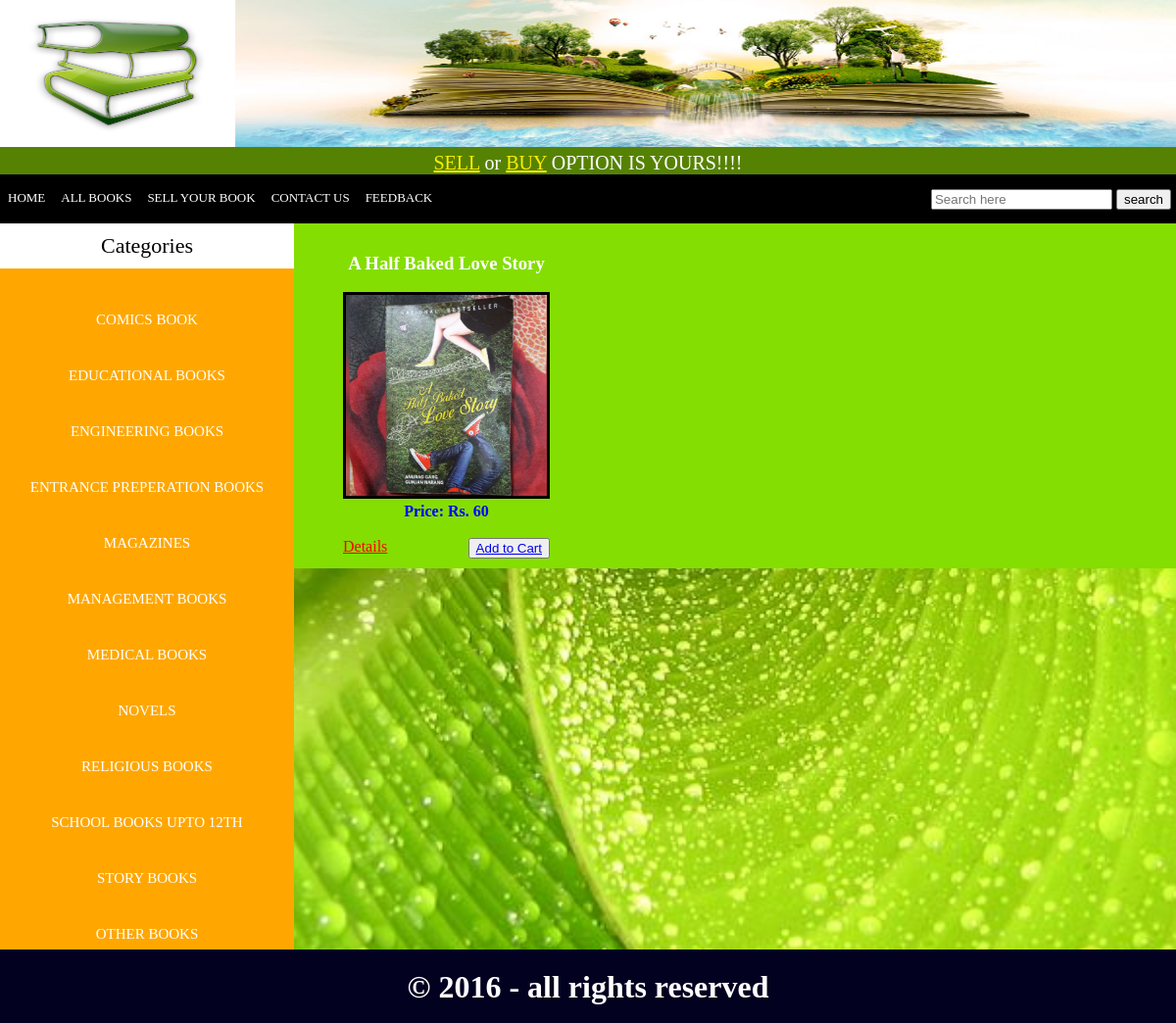
The page / on the database its author committed.
### tables this page shows
CREATE TABLE IF NOT EXISTS `categories` (
`cat_id` int(11) NOT NULL,
  `cat_title` text NOT NULL
);

CREATE TABLE IF NOT EXISTS `books` (
`book_id` int(11) NOT NULL,
  `cat_id` int(11) NOT NULL,
  `date` date NOT NULL,
  `book_title` text NOT NULL,
  `book_author` text NOT NULL,
  `book_cost` int(11) NOT NULL,
  `book_img1` text NOT NULL,
  `book_img2` text NOT NULL,
  `book_desc` text NOT NULL,
  `book_keywords` text NOT NULL
);

### functions/functions.php (the view, shortened to what this page needs)
<?php
$db = mysqli_connect("localhost","root","","bookabook");
function getBooks()
{
	global $db;
	    if(!isset($_GET['cat'])){
				$get_books="select * from books order by rand() LIMIT 0,6";
				$run_books= mysqli_query($db, $get_books);
				while($row_books=mysqli_fetch_array($run_books))
				{
					$book_id = $row_books['book_id'];
					$book_title = $row_books['book_title'];
					$book_cost = $row_books['book_cost'];
					$book_image = $row_books['book_img1'];
				    echo "
				    <div id='single_product'>
				       <h3 style='color:white; text-decoration:none;'>$book_title</h3></br>
				    <img src='images/$book_image' width='205px' height='205px'/></br>
				    <p><b>Price: Rs. $book_cost </b></p><br>
					<a href=details.php?book_id=$book_id style='float:left; color: red;'>Details</a>
					<a href=index.php?add_cart=$book_id><button style='float:right; text-decoration:none color: green;'>Add to Cart</a>
					</div>
					";
			}
		}
	}
function getCats(){
			  global $db;
			   $get_cats = "select * from categories ";
			   $run_cats = mysqli_query($db, $get_cats);
			   while($row_cats = mysqli_fetch_array($run_cats))
			   {
			   $cat_id= $row_cats['cat_id'];
			   $cat_title=$row_cats['cat_title'];
			   echo " <li></br></br><a href='index.php?cat=$cat_id'>$cat_title</a></li>";
			   }
}
?>

### index.php (shortened to what this page needs)
<?php
include("functions/functions.php");
?>
<!DOCTYPE HTML>
<html>
<head>
<link rel="stylesheet" type="text/css" href="styles/style.css" media="all"/>
</head>
<body>
<div class="main_wrapper">
        <div class="header_wrapper">
	    <a href="index.php"><img id="img1" src="book1.png"></a>
		<img id="img2" src="book2.jpg">
		</div>
	   <div id="slim">
	  <marquee behavior="alternate" style="color:white;"> <a href="login.php" style="color:#FDEE00;">SELL</a> or <a href="all_books.php" style="color:#FDEE00;">BUY</a> OPTION IS YOURS!!!!</marquee>
	   </div>
		<div id="navbar">
		<ul id="menu">
		<li><a href="index.php"> HOME</a></li>
		<li><a href="all_books.php">ALL BOOKS</a></li>
		<li><a href="login.php">SELL YOUR BOOK</a></li>
		<li><a href="contact.php">CONTACT US</a></li>
		<li><a href="feed.php">FEEDBACK</a></li>
		</ul>
		<div id="form">
		<form action="results.php" method="get" enctype="multipart/form-data">
		<input type="text" name="user_query" placeholder="Search here"/>
		<input type="submit" name="search" value="search"/>
		</form>
		</div>
		</div>
        <div class="content_wrapper">
		    <div id="left_sidebar">
			   <div id="sidebar_title" align="center">Categories</div>
			   <ul id="cats">
			   <?php getCats(); ?>
			   </ul>
			</div>
			<div id="right_content">
			  <div id="products_box">
			    <?php
				getBooks();
				?>
			  </div>
			</div>
		</div>
		<div class="footer">
          <h1 style="color:white; padding-top:20px; text-decoration:none; text-align:center; ">&copy; 2016 - all rights reserved</h1>
 </div>
</div>
</body>
</html>

### styles/style.css (style rules this page uses)
html, body, div, span, applet, object, iframe, h1, h2, h3, h4, h5, h6, p, blockquote, pre, a, abbr, acronym, address, big, cite, code, del, dfn, em, img, ins, kbd, q, s, samp, small, strike, strong, sub, sup, tt, var, b, u, i, center, dl, dt, dd, ol, ul, li, fieldset, form, label, legend, table, caption, tbody, tfoot, thead, tr, th, td, article, aside, canvas, details, embed, figure, figcaption, footer, header, hgroup, menu, nav, output, ruby, section, summary, time, mark, audio, video { margin: 0; padding: 0; border: 0; vertical-align: baseline; }
body { background-image: url('tabz.jpg'); }
.main_wrapper { width: 1200px; height: auto; margin: auto; }
.header_wrapper { width: 1200px; height: 150px; background-color:#fff; }
#img1 { height:100%; width:20%; }
#img2 { height:100%; width:80%; float:right; }
#navbar { width:1200px; height:50px; background-color:#000; color:#fff; }
#menu { padding:0; line-height:36px; margin-top:5px; float:left; }
#menu li { list-style:none; display:inline; float:left; }
#menu a { color:white; text-decoration:none; font-size:13px; margin:5px; padding:3px; }
#slim { text-align:center; font-size:20px; width:1200px; height:15px; background-color:#568203; color:white; padding-top:5px; padding-bottom:8px; }
#form { float:right; line-height:50px; padding-right:5px; }
.content_wrapper { width:1200px; height:auto; background-color:green; color: blue; }
#right_content { width:900px; float:right; background:#84DE02; }
#left_sidebar { width:300px; background-color:#FFA700; float:left; }
#sidebar_title { background-color:white; color: black; padding:10px; font-size:22px; }
#cats { text-align:center; padding:4px; }
#cats li { list-style:none; margin:3px; }
#cats a { color:white; text-decoration:none; font-size:15px; margin:4px; }
.footer { width:1200px; height:75px; background-color:#030120; color:white; clear:both; }
#products_box { width:880px; padding:10px; margin-left:30px; margin-bottom:10px; margin-top:10px; text-align:center; }
#single_product { float:left; padding:10px; margin-right:20px; }
#single_product img { border: 3px solid black; }

### index.php (style rules this page uses)
body { background-image: url('images/2.jpg'); background-size: cover; }

### rows shown on the page
categories: cat_title "COMICS BOOK"
categories: cat_title "EDUCATIONAL BOOKS"
categories: cat_title "ENGINEERING BOOKS"
categories: cat_title "ENTRANCE PREPERATION BOOKS"
categories: cat_title "MAGAZINES"
categories: cat_title "MANAGEMENT BOOKS"
categories: cat_title "MEDICAL BOOKS"
categories: cat_title "NOVELS"
categories: cat_title "RELIGIOUS BOOKS"
categories: cat_title "SCHOOL BOOKS UPTO 12TH"
categories: cat_title "STORY BOOKS"
categories: cat_title "OTHER BOOKS"
books: book_title "A Half Baked Love Story", book_img1 (picture), book_cost "60"
